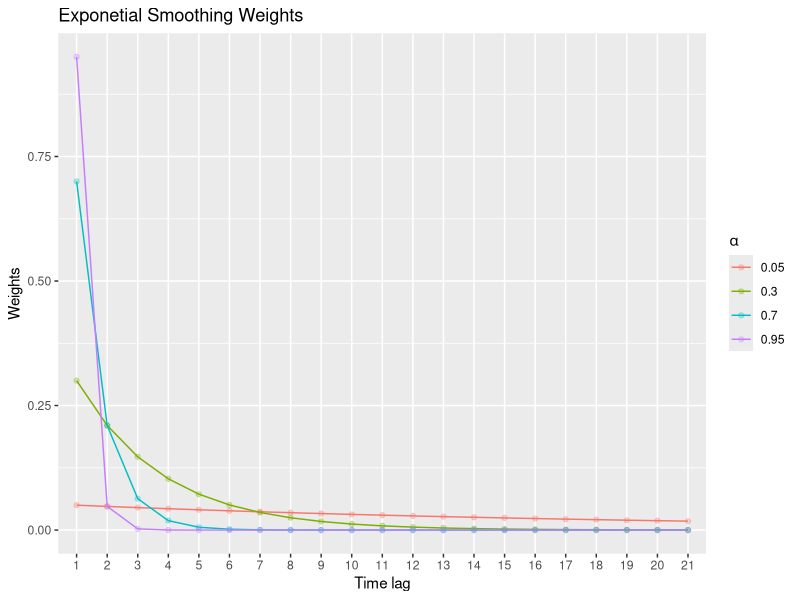
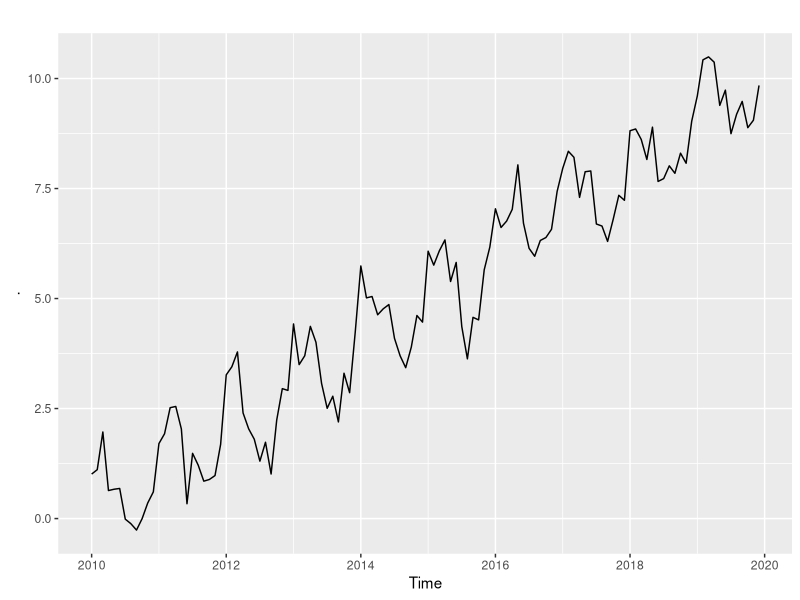

Reproduce these figures in R, in order. (Note: this script raises an error after producing the figures.)
## ---- chunk 1
library(tidyverse)
library(lubridate)
library(forecast)
knitr::opts_chunk$set(
  comment = "#>",
  collapse = TRUE,
  fig.width = 6,
  fig.asp = 0.618,
  out.width = "70%",
  fig.align = "center"
)
## ---- chunk 2
grid <- data_frame(
   alpha = c(0.05, 0.3, 0.7, 0.95),
   t = rep(list(0:20))
)

grid <- grid %>% 
    mutate(
        weights = map2(.x = t, .y = alpha, ~.y * (1 - .y)^.x),
        alpha = as.factor(alpha)
    ) %>% 
    unnest() 

ggplot(grid, aes(x = as.factor(t + 1), y = weights, 
                 group = alpha, col = alpha)) +
    geom_line() +
    geom_point(alpha = 0.3) +
    labs(
        title = "Exponetial Smoothing Weights",
        y = "Weights",
        x = "Time lag",
        colour = expression(alpha)
    )
## ---- chunk 3
# for reproducibility ------------------------------------------------------
set.seed(20170214) 

# data components ----------------------------------------------------------
trend <- (row_number(1:120) - 1) / 12
seasonal <- sin(2 * pi * row_number(1:120) / 12) 
error <- rnorm(120, sd = 0.5)
value <- trend + seasonal + error

# timeseries as data frame ------------------------------------------------
sim_ts <- ts(value, start = 2010, frequency = 12)

# plot the time series -----------------------------------------------------
sim_ts %>% autoplot()
## ---- chunk 4
ses_ts <- ses(sim_ts, alpha = 0.5, initial = 'simple')

date <- ses_ts$x %>% 
    as.xts() %>% 
    index() %>% 
    as.POSIXct(tz = "Europe/London")
    
#ses_df <- data_frame(
#    date,
#    raw = value,
#    fitted = coredata(ses_ts$fitted)
#) %>% gather(var, value, -date)


autoplot(ses_ts, se = FALSE) +
    geom_line(y = ses_ts$fitted, colour = 'red')
    

## ---- chunk 5

